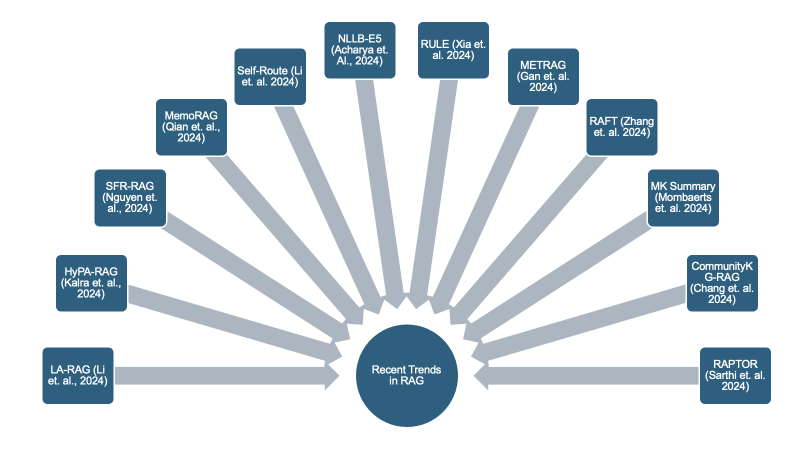
#> input picture tests/sample_pdfs/images/image_p000_000.png, 1608 x 904 px (shown at 1/2 size); its folder holds only this picture in this run
$ python -i image_processor.py   (imports and definitions only)
#> lines starting #> are read from the running program, lines starting #| are printed output that depends on the picture
import os
import fitz
import base64
from PIL import Image
from typing import List, Dict, Any
import tempfile
import io

class ImageProcessor:
    def __init__(self, dpi: int = 300):
        self.dpi = dpi

    # [61 lines left out: function extract_images, not called in this run]

    def optimize_image(self, img_path: str, max_size: int = 800) -> None:
        """Optimize image size while maintaining quality."""
#> called with max_size = 800
        try:
            with Image.open(img_path) as img:
                # Convert to RGB if needed
#> img is the input picture: PIL image 1608x904 RGB; mean R, G, B 215.2, 223.4, 229.1
                if img.mode in ['RGBA', 'LA']:
                    background = Image.new('RGB', img.size, (255, 255, 255))
                    if img.mode == 'RGBA':
                        background.paste(img, mask=img.split()[3])
                    else:
                        background.paste(img, mask=img.split()[1])
                    img = background
                elif img.mode not in ['RGB', 'L']:
                    img = img.convert('RGB')

                # Check if resize needed
                if max(img.size) > max_size:
                    # Calculate new size maintaining aspect ratio
                    ratio = max_size / max(img.size)
#> ratio = 0.498
                    new_size = tuple(int(dim * ratio) for dim in img.size)
#> new_size = (800, 449)
                    # Resize with high quality
                    img = img.resize(new_size, Image.Resampling.LANCZOS)
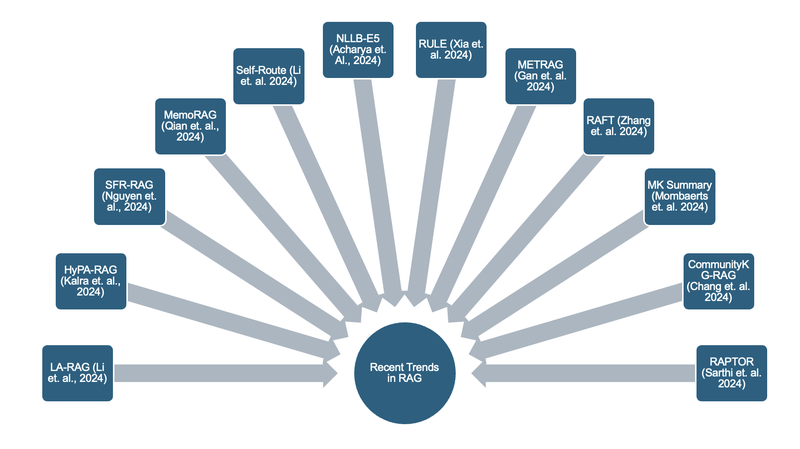
#> img: PIL image 800x449 RGB; mean R, G, B 215, 223.2, 229

                # Save with optimization
                img.save(img_path, 'PNG', optimize=True)

        except Exception as e:
            print(f"Warning: Failed to optimize image: {str(e)}")

    # [8 lines left out: function cleanup, not called in this run]

>>> result = ImageProcessor().optimize_image('../../tests/sample_pdfs/images/image_p000_000.png')

$ run again, on tests/sample_pdfs/images/image_p008_000.png
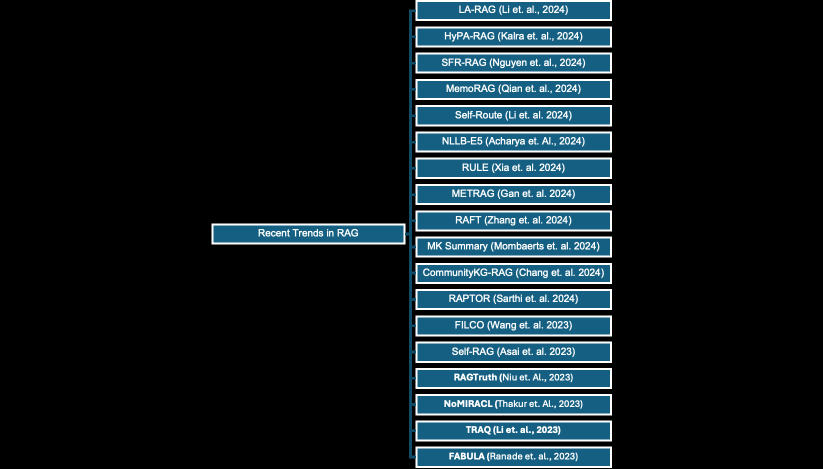
#> input picture tests/sample_pdfs/images/image_p008_000.png, 1646 x 938 px (shown at 1/2 size)
#> in optimize_image, img is the input picture: PIL image 1646x938 RGB; mean R, G, B 18.5, 29.5, 34.5
#> in optimize_image, `img = img.resize(new_size, Image.Resampling.LANCZOS)`:
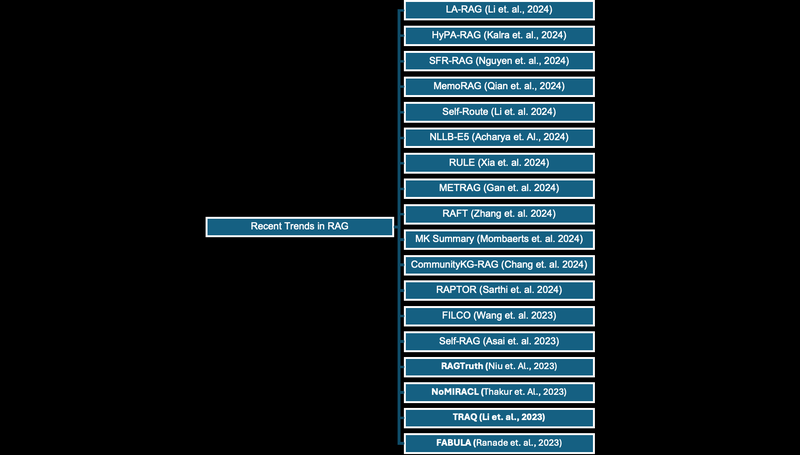
#> img: PIL image 800x455 RGB; mean R, G, B 18.3, 29.4, 34.4
